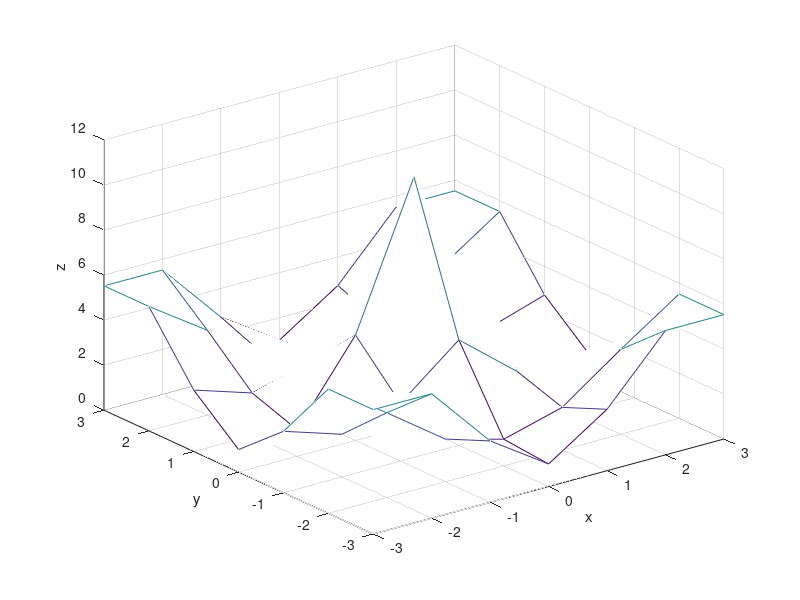
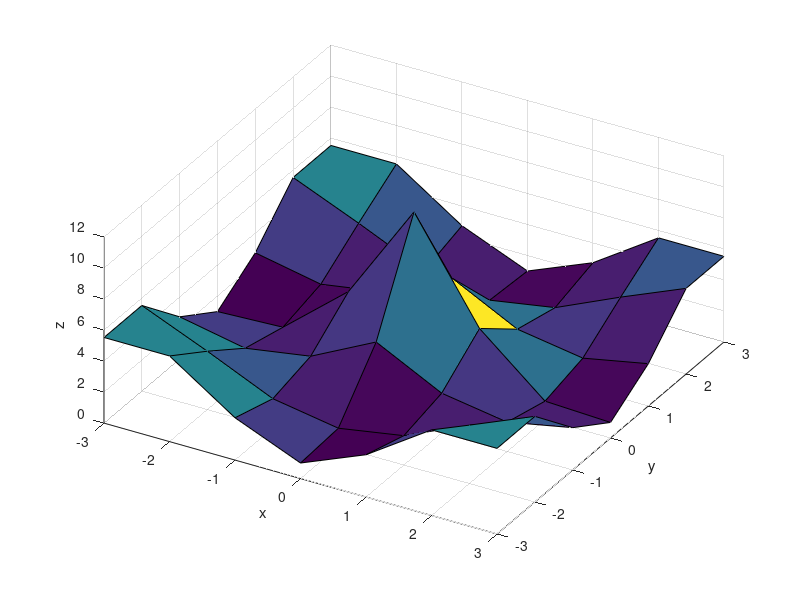
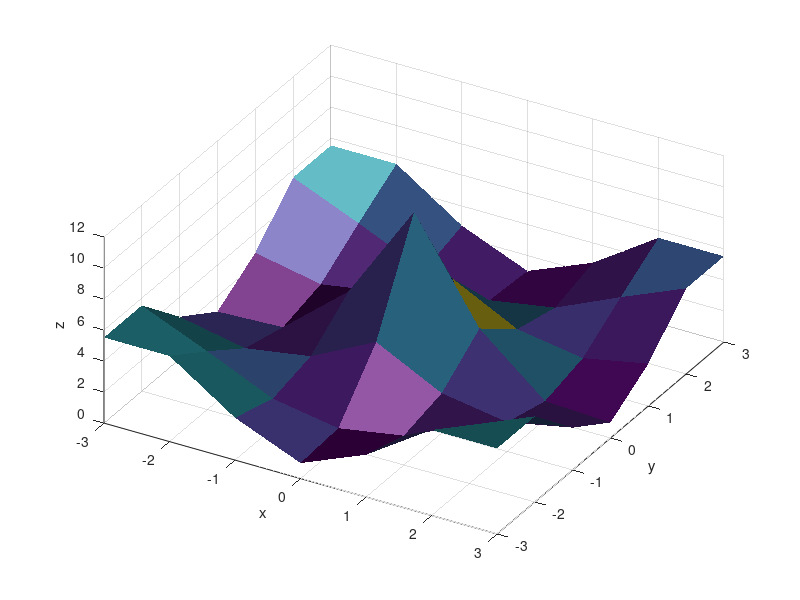

Here is the MATLAB script that generated these plots, in order: (Note: this script raises an error after producing the figures.)

close all;
clear all,
clc;

xx = -3 : 1 : 3
yy = -3 : 1 : 3
[x, y] = meshgrid(xx, yy)
z = 5 * sin(pi / 15 * x .* y).^2+10 * exp( -(x.^2 + y.^2)) + 1

figure;
mesh(x, y, z);
xlabel('x'); ylabel('y'); zlabel('z');

figure;
surf(x, y, z);
xlabel('x'); ylabel('y'); zlabel('z');
view(30,50);

figure;
surf(x, y, z, 'EdgeColor', 'none');
xlabel('x'); ylabel('y'); zlabel('z');
view(30, 50);
camlight headlight
lighting phong

xx = -3 : 0.01 : 3;
yy = -3 : 0.01 : 3;
[x, y] = meshgrid(xx, yy);
z = 5 * sin(pi / 15 * x .* y).^2 + 10 * exp( -(x.^2 + y.^2)) + 1;
figure
surf(x, y, z, 'EdgeColor', 'none');
xlabel('x'); ylabel('y'); zlabel('z');
view(30, 50);
camlight headlight
lighting phong

surf(x, y, z, 'EdgeColor', 'none', 'FaceColor', 'red');
xlabel('x'); ylabel('y'); zlabel('z');
hold on;
z2 = x.^2 + y.^2 + 2;
surf(x, y, z2, 'EdgeColor', 'none','FaceColor', 'yellow', 'FaceAlpha', 0.7);
view(30, 40);
camlight headlight
lighting phong